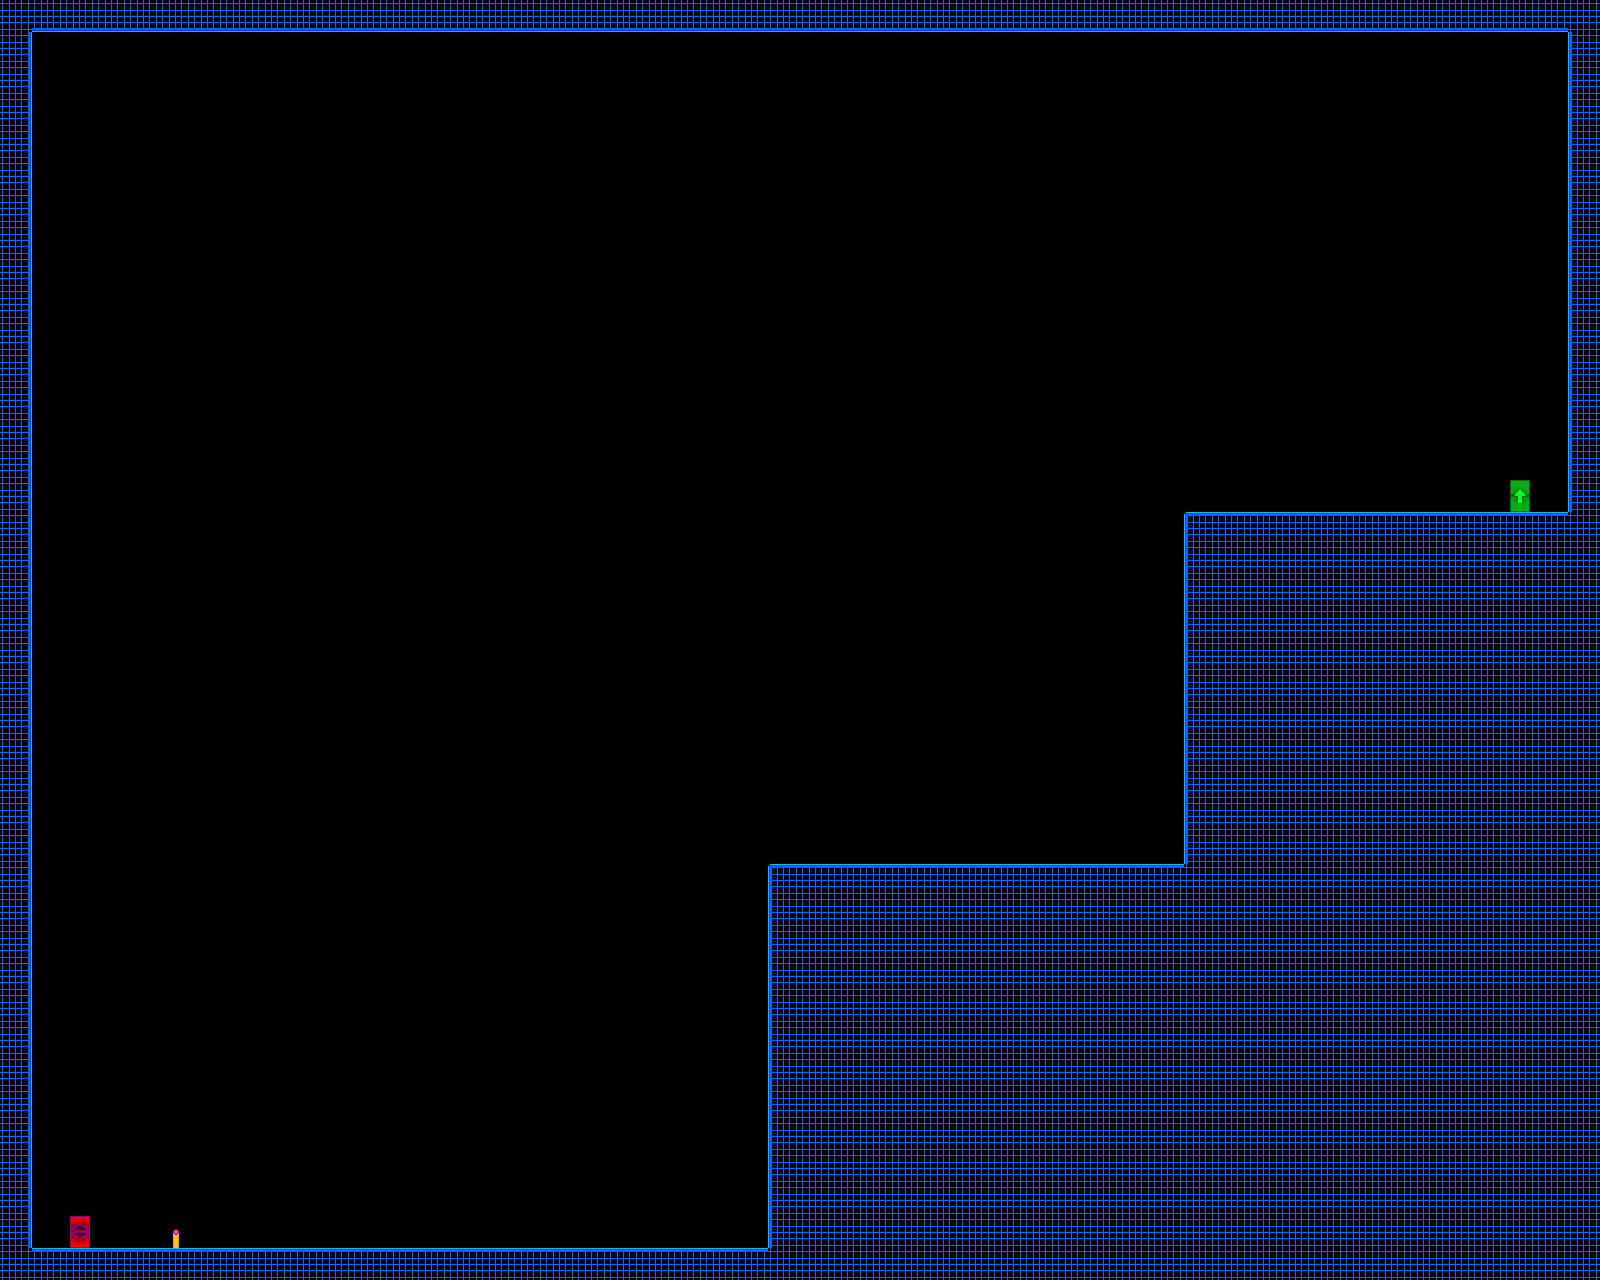

Tiled map render using the project's own tile images. Description and the map definition, with tile-layer contents summarised, below:
An orthogonal 50x40 tile map with 32x32 px tiles, 1 tile layer (Livello tile 1) and 18 objects.

<map version="1.0" orientation="orthogonal" renderorder="right-down" width="50" height="40" tilewidth="32" tileheight="32" nextobjectid="22">
 <tileset firstgid="1" name="TestTile" tilewidth="32" tileheight="32" tilecount="99">
  <image source="resources/tiles/TestTile.png" width="352" height="288" />
 </tileset>
 <layer name="Livello tile 1" width="50" height="40">
  <data>[2000 cells, 611 non-empty, 9 distinct tile ids]</data>
 </layer>
 <objectgroup name="Triggers" visible="0">
  <object id="1" x="64" y="1216" width="32" height="32">
   <properties>
    <property name="playerEntrance" value="" />
   </properties>
  </object>
  <object id="2" x="1504" y="480" width="32" height="32">
   <properties>
    <property name="playerExit" value="" />
   </properties>
  </object>
  <object id="3" x="0" y="0" width="32" height="1280">
   <properties>
    <property name="blocker" value="r" />
   </properties>
  </object>
  <object id="4" x="32" y="1248" width="736" height="32">
   <properties>
    <property name="blocker" value="t" />
   </properties>
  </object>
  <object id="5" x="768" y="864" width="416" height="416">
   <properties>
    <property name="blocker" value="tl" />
   </properties>
  </object>
  <object id="6" x="1184" y="512" width="416" height="768">
   <properties>
    <property name="blocker" value="tl" />
   </properties>
  </object>
  <object id="7" x="1568" y="0" width="32" height="512">
   <properties>
    <property name="blocker" value="l" />
   </properties>
  </object>
  <object id="8" x="32" y="0" width="1536" height="32">
   <properties>
    <property name="blocker" value="b" />
   </properties>
  </object>
  <object id="9" x="512" y="1216" width="32" height="32">
   <properties>
    <property name="Help" value="This wall has something weird...Maybe i should push it" />
   </properties>
  </object>
  <object id="10" x="256" y="1216" width="32" height="32">
   <properties>
    <property name="Help" value="Where am I?" />
   </properties>
  </object>
  <object id="12" x="928" y="832" width="32" height="32">
   <properties>
    <property name="Help" value="Well...That was something..." />
   </properties>
  </object>
  <object id="14" x="768" y="1152" width="32" height="32">
   <properties>
    <property name="PlatReverse" value="" />
   </properties>
  </object>
  <object id="15" x="0" y="1152" width="32" height="32">
   <properties>
    <property name="PlatReverse" value="" />
   </properties>
  </object>
  <object id="16" x="320" y="1152" width="32" height="32">
   <properties>
    <property name="PlatSize" value="3" />
    <property name="PlatSpeed" value="100" />
    <property name="Platform" value="h" />
    <property name="bouncyplat" value="800" />
    <property name="id" value="1" />
   </properties>
  </object>
  <object id="17" x="160" y="1216" width="32" height="32">
   <properties>
    <property name="button" value="1" />
   </properties>
  </object>
  <object id="19" x="480" y="1056" width="32" height="32">
   <properties>
    <property name="PlatSize" value="3" />
    <property name="PlatSpeed" value="100" />
    <property name="Platform" value="h" />
    <property name="id" value="1" />
   </properties>
  </object>
  <object id="20" x="0" y="1056" width="32" height="32">
   <properties>
    <property name="PlatReverse" value="" />
   </properties>
  </object>
  <object id="21" x="768" y="1056" width="32" height="32">
   <properties>
    <property name="PlatReverse" value="" />
   </properties>
  </object>
 </objectgroup>
</map>
